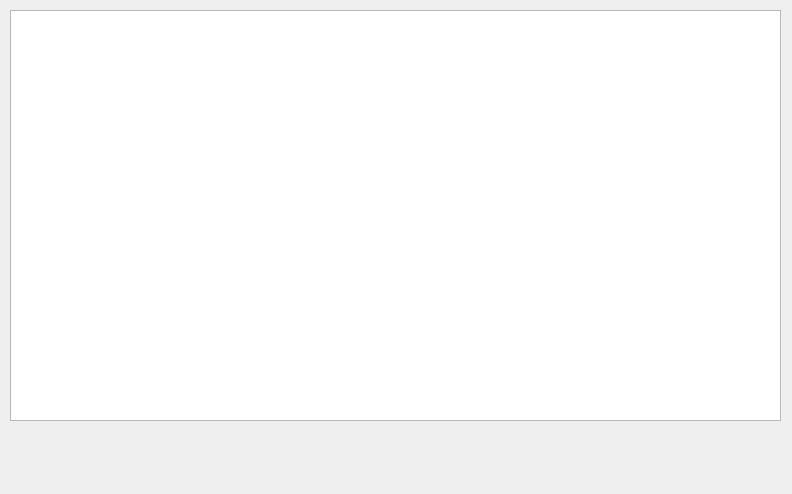
<?xml version="1.0" encoding="UTF-8"?>
<ui version="4.0">
 <class>HelpWindow</class>
 <widget class="QDialog" name="HelpWindow">
  <property name="geometry">
   <rect>
    <x>0</x>
    <y>0</y>
    <width>792</width>
    <height>494</height>
   </rect>
  </property>
  <property name="windowTitle">
   <string>Dialog</string>
  </property>
  <widget class="QTextBrowser" name="textBrowser">
   <property name="geometry">
    <rect>
     <x>10</x>
     <y>10</y>
     <width>771</width>
     <height>411</height>
    </rect>
   </property>
  </widget>
 </widget>
 <resources/>
 <connections/>
</ui>
